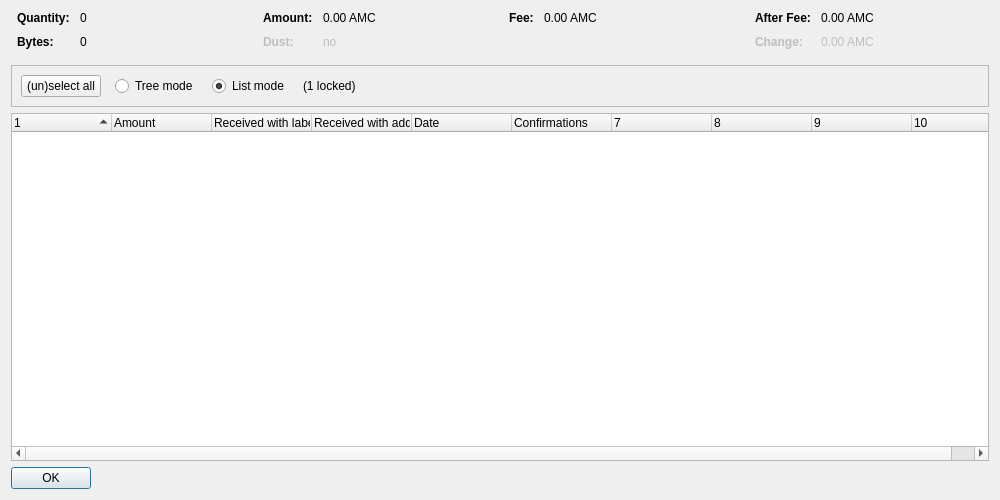
<?xml version="1.0" encoding="UTF-8"?>
<ui version="4.0">
 <class>CoinControlDialog</class>
 <widget class="QDialog" name="CoinControlDialog">
  <property name="geometry">
   <rect>
    <x>0</x>
    <y>0</y>
    <width>1000</width>
    <height>500</height>
   </rect>
  </property>
  <property name="windowTitle">
   <string>Coin Selection</string>
  </property>
  <layout class="QVBoxLayout" name="verticalLayout">
   <item>
    <layout class="QHBoxLayout" name="horizontalLayoutTop" stretch="0,0,0,0">
     <property name="topMargin">
      <number>0</number>
     </property>
     <property name="bottomMargin">
      <number>10</number>
     </property>
     <item>
      <layout class="QFormLayout" name="formLayoutCoinControl1">
       <property name="horizontalSpacing">
        <number>10</number>
       </property>
       <property name="verticalSpacing">
        <number>10</number>
       </property>
       <property name="leftMargin">
        <number>6</number>
       </property>
       <property name="rightMargin">
        <number>6</number>
       </property>
       <item row="0" column="0">
        <widget class="QLabel" name="labelCoinControlQuantityText">
         <property name="font">
          <font>
           <weight>75</weight>
           <bold>true</bold>
          </font>
         </property>
         <property name="text">
          <string>Quantity:</string>
         </property>
        </widget>
       </item>
       <item row="0" column="1">
        <widget class="QLabel" name="labelCoinControlQuantity">
         <property name="cursor">
          <cursorShape>IBeamCursor</cursorShape>
         </property>
         <property name="contextMenuPolicy">
          <enum>Qt::ActionsContextMenu</enum>
         </property>
         <property name="text">
          <string notr="true">0</string>
         </property>
         <property name="textInteractionFlags">
          <set>Qt::LinksAccessibleByMouse|Qt::TextSelectableByKeyboard|Qt::TextSelectableByMouse</set>
         </property>
        </widget>
       </item>
       <item row="1" column="0">
        <widget class="QLabel" name="labelCoinControlBytesText">
         <property name="font">
          <font>
           <weight>75</weight>
           <bold>true</bold>
          </font>
         </property>
         <property name="text">
          <string>Bytes:</string>
         </property>
        </widget>
       </item>
       <item row="1" column="1">
        <widget class="QLabel" name="labelCoinControlBytes">
         <property name="cursor">
          <cursorShape>IBeamCursor</cursorShape>
         </property>
         <property name="contextMenuPolicy">
          <enum>Qt::ActionsContextMenu</enum>
         </property>
         <property name="text">
          <string notr="true">0</string>
         </property>
         <property name="textInteractionFlags">
          <set>Qt::LinksAccessibleByMouse|Qt::TextSelectableByKeyboard|Qt::TextSelectableByMouse</set>
         </property>
        </widget>
       </item>
      </layout>
     </item>
     <item>
      <layout class="QFormLayout" name="formLayoutCoinControl2">
       <property name="horizontalSpacing">
        <number>10</number>
       </property>
       <property name="verticalSpacing">
        <number>10</number>
       </property>
       <property name="leftMargin">
        <number>6</number>
       </property>
       <property name="rightMargin">
        <number>6</number>
       </property>
       <item row="0" column="0">
        <widget class="QLabel" name="labelCoinControlAmountText">
         <property name="font">
          <font>
           <weight>75</weight>
           <bold>true</bold>
          </font>
         </property>
         <property name="text">
          <string>Amount:</string>
         </property>
        </widget>
       </item>
       <item row="0" column="1">
        <widget class="QLabel" name="labelCoinControlAmount">
         <property name="cursor">
          <cursorShape>IBeamCursor</cursorShape>
         </property>
         <property name="contextMenuPolicy">
          <enum>Qt::ActionsContextMenu</enum>
         </property>
         <property name="text">
          <string notr="true">0.00 AMC</string>
         </property>
         <property name="textInteractionFlags">
          <set>Qt::LinksAccessibleByMouse|Qt::TextSelectableByKeyboard|Qt::TextSelectableByMouse</set>
         </property>
        </widget>
       </item>
       <item row="1" column="0">
        <widget class="QLabel" name="labelCoinControlLowOutputText">
         <property name="enabled">
          <bool>false</bool>
         </property>
         <property name="font">
          <font>
           <weight>75</weight>
           <bold>true</bold>
          </font>
         </property>
         <property name="text">
          <string>Dust:</string>
         </property>
        </widget>
       </item>
       <item row="1" column="1">
        <widget class="QLabel" name="labelCoinControlLowOutput">
         <property name="enabled">
          <bool>false</bool>
         </property>
         <property name="cursor">
          <cursorShape>IBeamCursor</cursorShape>
         </property>
         <property name="contextMenuPolicy">
          <enum>Qt::ActionsContextMenu</enum>
         </property>
         <property name="text">
          <string notr="true">no</string>
         </property>
         <property name="textInteractionFlags">
          <set>Qt::LinksAccessibleByMouse|Qt::TextSelectableByKeyboard|Qt::TextSelectableByMouse</set>
         </property>
        </widget>
       </item>
      </layout>
     </item>
     <item>
      <layout class="QFormLayout" name="formLayoutCoinControl3">
       <property name="horizontalSpacing">
        <number>10</number>
       </property>
       <property name="verticalSpacing">
        <number>10</number>
       </property>
       <property name="leftMargin">
        <number>6</number>
       </property>
       <property name="rightMargin">
        <number>6</number>
       </property>
       <item row="0" column="0">
        <widget class="QLabel" name="labelCoinControlFeeText">
         <property name="font">
          <font>
           <weight>75</weight>
           <bold>true</bold>
          </font>
         </property>
         <property name="text">
          <string>Fee:</string>
         </property>
        </widget>
       </item>
       <item row="0" column="1">
        <widget class="QLabel" name="labelCoinControlFee">
         <property name="cursor">
          <cursorShape>IBeamCursor</cursorShape>
         </property>
         <property name="contextMenuPolicy">
          <enum>Qt::ActionsContextMenu</enum>
         </property>
         <property name="text">
          <string notr="true">0.00 AMC</string>
         </property>
         <property name="textInteractionFlags">
          <set>Qt::LinksAccessibleByMouse|Qt::TextSelectableByKeyboard|Qt::TextSelectableByMouse</set>
         </property>
        </widget>
       </item>
      </layout>
     </item>
     <item>
      <layout class="QFormLayout" name="formLayoutCoinControl4">
       <property name="horizontalSpacing">
        <number>10</number>
       </property>
       <property name="verticalSpacing">
        <number>10</number>
       </property>
       <property name="leftMargin">
        <number>6</number>
       </property>
       <property name="rightMargin">
        <number>6</number>
       </property>
       <item row="0" column="0">
        <widget class="QLabel" name="labelCoinControlAfterFeeText">
         <property name="font">
          <font>
           <weight>75</weight>
           <bold>true</bold>
          </font>
         </property>
         <property name="text">
          <string>After Fee:</string>
         </property>
        </widget>
       </item>
       <item row="0" column="1">
        <widget class="QLabel" name="labelCoinControlAfterFee">
         <property name="cursor">
          <cursorShape>IBeamCursor</cursorShape>
         </property>
         <property name="contextMenuPolicy">
          <enum>Qt::ActionsContextMenu</enum>
         </property>
         <property name="text">
          <string notr="true">0.00 AMC</string>
         </property>
         <property name="textInteractionFlags">
          <set>Qt::LinksAccessibleByMouse|Qt::TextSelectableByKeyboard|Qt::TextSelectableByMouse</set>
         </property>
        </widget>
       </item>
       <item row="1" column="0">
        <widget class="QLabel" name="labelCoinControlChangeText">
         <property name="enabled">
          <bool>false</bool>
         </property>
         <property name="font">
          <font>
           <weight>75</weight>
           <bold>true</bold>
          </font>
         </property>
         <property name="text">
          <string>Change:</string>
         </property>
        </widget>
       </item>
       <item row="1" column="1">
        <widget class="QLabel" name="labelCoinControlChange">
         <property name="enabled">
          <bool>false</bool>
         </property>
         <property name="cursor">
          <cursorShape>IBeamCursor</cursorShape>
         </property>
         <property name="contextMenuPolicy">
          <enum>Qt::ActionsContextMenu</enum>
         </property>
         <property name="text">
          <string notr="true">0.00 AMC</string>
         </property>
         <property name="textInteractionFlags">
          <set>Qt::LinksAccessibleByMouse|Qt::TextSelectableByKeyboard|Qt::TextSelectableByMouse</set>
         </property>
        </widget>
       </item>
      </layout>
     </item>
    </layout>
   </item>
   <item>
    <widget class="QFrame" name="frame">
     <property name="minimumSize">
      <size>
       <width>0</width>
       <height>40</height>
      </size>
     </property>
     <property name="frameShape">
      <enum>QFrame::StyledPanel</enum>
     </property>
     <property name="frameShadow">
      <enum>QFrame::Sunken</enum>
     </property>
     <layout class="QHBoxLayout" name="horizontalLayout">
      <item>
       <layout class="QHBoxLayout" name="horizontalLayoutPanel" stretch="0,0,0,0,0">
        <property name="spacing">
         <number>14</number>
        </property>
        <item>
         <widget class="QPushButton" name="pushButtonSelectAll">
          <property name="sizePolicy">
           <sizepolicy hsizetype="Maximum" vsizetype="Fixed">
            <horstretch>0</horstretch>
            <verstretch>0</verstretch>
           </sizepolicy>
          </property>
          <property name="text">
           <string>(un)select all</string>
          </property>
          <property name="autoDefault">
           <bool>false</bool>
          </property>
         </widget>
        </item>
        <item>
         <widget class="QRadioButton" name="radioTreeMode">
          <property name="sizePolicy">
           <sizepolicy hsizetype="Maximum" vsizetype="Fixed">
            <horstretch>0</horstretch>
            <verstretch>0</verstretch>
           </sizepolicy>
          </property>
          <property name="text">
           <string>Tree mode</string>
          </property>
         </widget>
        </item>
        <item>
         <widget class="QRadioButton" name="radioListMode">
          <property name="sizePolicy">
           <sizepolicy hsizetype="Maximum" vsizetype="Fixed">
            <horstretch>0</horstretch>
            <verstretch>0</verstretch>
           </sizepolicy>
          </property>
          <property name="text">
           <string>List mode</string>
          </property>
          <property name="checked">
           <bool>true</bool>
          </property>
         </widget>
        </item>
        <item>
         <widget class="QLabel" name="labelLocked">
          <property name="text">
           <string notr="true">(1 locked)</string>
          </property>
         </widget>
        </item>
        <item>
         <spacer name="horizontalSpacer">
          <property name="orientation">
           <enum>Qt::Horizontal</enum>
          </property>
          <property name="sizeHint" stdset="0">
           <size>
            <width>40</width>
            <height>20</height>
           </size>
          </property>
         </spacer>
        </item>
       </layout>
      </item>
     </layout>
    </widget>
   </item>
   <item>
    <widget class="CoinControlTreeWidget" name="treeWidget">
     <property name="contextMenuPolicy">
      <enum>Qt::CustomContextMenu</enum>
     </property>
     <property name="sortingEnabled">
      <bool>false</bool>
     </property>
     <property name="columnCount">
      <number>10</number>
     </property>
     <attribute name="headerShowSortIndicator" stdset="0">
      <bool>true</bool>
     </attribute>
     <attribute name="headerStretchLastSection">
      <bool>false</bool>
     </attribute>
     <column>
      <property name="text">
       <string/>
      </property>
     </column>
     <column>
      <property name="text">
       <string>Amount</string>
      </property>
     </column>
     <column>
      <property name="text">
       <string>Received with label</string>
      </property>
     </column>
     <column>
      <property name="text">
       <string>Received with address</string>
      </property>
     </column>
     <column>
      <property name="text">
       <string>Date</string>
      </property>
     </column>
     <column>
      <property name="text">
       <string>Confirmations</string>
      </property>
      <property name="toolTip">
       <string>Confirmed</string>
      </property>
     </column>
     <column>
      <property name="text">
       <string/>
      </property>
     </column>
     <column>
      <property name="text">
       <string/>
      </property>
     </column>
     <column>
      <property name="text">
       <string/>
      </property>
     </column>
     <column>
      <property name="text">
       <string/>
      </property>
     </column>
    </widget>
   </item>
   <item>
    <widget class="QDialogButtonBox" name="buttonBox">
     <property name="sizePolicy">
      <sizepolicy hsizetype="Maximum" vsizetype="Fixed">
       <horstretch>0</horstretch>
       <verstretch>0</verstretch>
      </sizepolicy>
     </property>
     <property name="orientation">
      <enum>Qt::Horizontal</enum>
     </property>
     <property name="standardButtons">
      <set>QDialogButtonBox::Ok</set>
     </property>
    </widget>
   </item>
  </layout>
 </widget>
 <customwidgets>
  <customwidget>
   <class>CoinControlTreeWidget</class>
   <extends>QTreeWidget</extends>
   <header>coincontroltreewidget.h</header>
  </customwidget>
 </customwidgets>
 <resources/>
 <connections/>
</ui>
